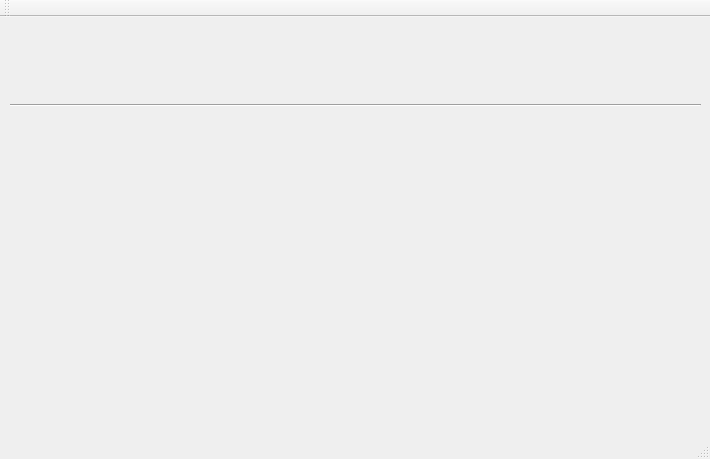
<?xml version="1.0" encoding="UTF-8"?>
<ui version="4.0">
 <class>MainWindow</class>
 <widget class="QMainWindow" name="MainWindow">
  <property name="geometry">
   <rect>
    <x>0</x>
    <y>0</y>
    <width>710</width>
    <height>459</height>
   </rect>
  </property>
  <property name="windowTitle">
   <string>MainWindow</string>
  </property>
  <widget class="QWidget" name="centralWidget">
   <widget class="Line" name="line">
    <property name="geometry">
     <rect>
      <x>10</x>
      <y>80</y>
      <width>691</width>
      <height>16</height>
     </rect>
    </property>
    <property name="orientation">
     <enum>Qt::Horizontal</enum>
    </property>
   </widget>
   <widget class="QCustomPlot" name="customplot" native="true">
    <property name="geometry">
     <rect>
      <x>9</x>
      <y>102</y>
      <width>691</width>
      <height>311</height>
     </rect>
    </property>
    <zorder>layoutWidget</zorder>
   </widget>
   <widget class="QWidget" name="">
    <property name="geometry">
     <rect>
      <x>9</x>
      <y>9</y>
      <width>231</width>
      <height>17</height>
     </rect>
    </property>
    <layout class="QHBoxLayout" name="horizontalLayout">
     <item>
      <widget class="QLabel" name="ens33tx">
       <property name="text">
        <string>ETH0-RX</string>
       </property>
      </widget>
     </item>
     <item>
      <widget class="QLabel" name="ens33_rx">
       <property name="text">
        <string>TextLabel</string>
       </property>
      </widget>
     </item>
     <item>
      <widget class="QLabel" name="rate_label">
       <property name="text">
        <string>Rate</string>
       </property>
      </widget>
     </item>
     <item>
      <widget class="QLabel" name="rate_value">
       <property name="text">
        <string>TextLabel</string>
       </property>
      </widget>
     </item>
    </layout>
   </widget>
   <widget class="QWidget" name="">
    <property name="geometry">
     <rect>
      <x>10</x>
      <y>30</y>
      <width>129</width>
      <height>17</height>
     </rect>
    </property>
    <layout class="QHBoxLayout" name="horizontalLayout_2">
     <item>
      <widget class="QLabel" name="rns33tx">
       <property name="text">
        <string>ETH0-TX</string>
       </property>
      </widget>
     </item>
     <item>
      <widget class="QLabel" name="ens33_tx">
       <property name="text">
        <string>TextLabel</string>
       </property>
      </widget>
     </item>
    </layout>
   </widget>
  </widget>
  <widget class="QMenuBar" name="menuBar">
   <property name="geometry">
    <rect>
     <x>0</x>
     <y>0</y>
     <width>710</width>
     <height>25</height>
    </rect>
   </property>
  </widget>
  <widget class="QToolBar" name="mainToolBar">
   <attribute name="toolBarArea">
    <enum>TopToolBarArea</enum>
   </attribute>
   <attribute name="toolBarBreak">
    <bool>false</bool>
   </attribute>
  </widget>
  <widget class="QStatusBar" name="statusBar"/>
 </widget>
 <layoutdefault spacing="6" margin="11"/>
 <customwidgets>
  <customwidget>
   <class>QCustomPlot</class>
   <extends>QWidget</extends>
   <header>qcustomplot.h</header>
   <container>1</container>
  </customwidget>
 </customwidgets>
 <resources/>
 <connections/>
</ui>
